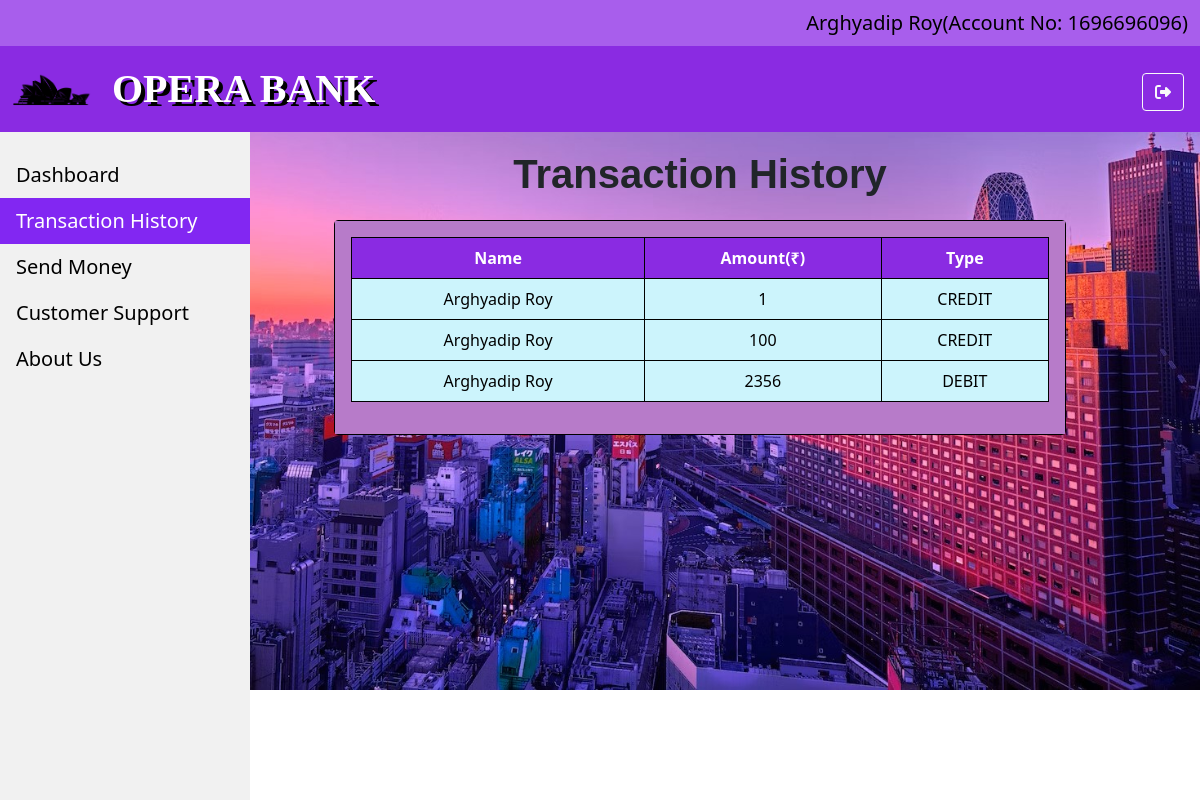
Screenshot of /transactionhistory.php (signed in) with the database file from the repository.
### tables this page shows
CREATE TABLE `users` (
  `email` varchar(100) NOT NULL,
  `password` varchar(15) NOT NULL,
  `accountno` bigint(10) NOT NULL,
  `name` varchar(20) NOT NULL,
  `uid` varchar(20) NOT NULL,
  `gender` text NOT NULL,
  `phnno` bigint(10) NOT NULL,
  `address` varchar(1000) NOT NULL,
  `dob` date NOT NULL,
  `balance` bigint(10) NOT NULL DEFAULT 0
);

CREATE TABLE `history` (
  `id` bigint(10) NOT NULL,
  `accountno` bigint(10) NOT NULL,
  `name` varchar(30) NOT NULL,
  `amount` bigint(10) NOT NULL,
  `type` varchar(6) NOT NULL
);

### transactionhistory.php (the view, shortened to what this page needs)
<?php
$conn = new mysqli("localhost", "root", "", "bank");
$email = $_SESSION['email'];
$result = $conn->query("select * from users where email='$email'");
$data1 = $result->fetch_assoc();
$result1 = $conn->query("select * from history where accountno = '$data1[accountno]' order by id desc");
$current_page = "transactionhistory";
?>
<!DOCTYPE html>
<html lang="en">
<head>
    <link href="https://cdn.jsdelivr.net/npm/bootstrap@5.0.1/dist/css/bootstrap.min.css" rel="stylesheet">
</head>
<body>
<body style="background: url(images/photo-1608501078713-8e445a709b39.jpg);background-size: 100%; background-repeat:no-repeat; ">
<div class="horizontal-navbar">
<nav class="navbar navbar-expand-lg navbar-light " style="background-color: rgb(168, 94, 236);">
        <div class="container-fluid">
            <div class="collapse navbar-collapse" id="navbarSupportedContent">
                <ul class="navbar-nav ms-auto" style="flex-direction: column;align-items:flex-start">
                    <li class="nav-item">
                        <p style="font-size: 20px;margin: 0 0;color: black;text-transform:capitalize"><?php echo $data1['name']; ?>(Account No:
                    <?php echo $data1['accountno']; ?>)</p>
                    </li></ul>
            </div>
        </div>
    </nav>
    <nav class="navbar navbar-expand-lg navbar-light" style="background-color: blueviolet;">
        <div class="container-fluid">
            <img src="images/pngegg.png" style="height: 100%; width: 10vh; margin-right: 20px;">
            <a class="navbar-brand" href="" style="font-size: 40px; font-family: Pussycat, Algerian, Broadway; font-weight: bolder; color: white; text-shadow: 4px 4px black">OPERA BANK</a>
            <div class="collapse navbar-collapse" id="navbarSupportedContent">
                <ul class="navbar-nav ms-auto">
                    <form class="form-inline my-2 my-lg-0">
                        <a href="logout.php" data-toggle="tooltip" title="Logout" class="btn btn-outline-light mx-1" style="margin-top: 5px;"><i class="fa-solid fa-right-from-bracket"></i></a>
                    </form>
                </ul>
            </div>
        </div>
    </nav></div><br><br><br><br><br>
    <div id="sidebar" style="margin-top: 132px;">
    <a href="userdetails1.php" <?php if ($current_page === "dashboard") echo 'class="active"'; ?>>Dashboard</a>
    <a href="transactionhistory.php" <?php if ($current_page === "transactionhistory") echo 'class="active"'; ?>>Transaction History</a>
    <a href="sendmoney.php" <?php if ($current_page === "sendmoney") echo 'class="active"'; ?>>Send Money</a>
    <a href="helpcard.php" <?php if ($current_page === "helpcard") echo 'class="active"'; ?>>Customer Support</a>
    <a href="aboutus.php" <?php if ($current_page === "aboutus") echo 'class="active"'; ?>>About Us</a>
</div><br>
      <div style="text-align: center;margin-left:200px"><p class="text-center" style="font-size: 40px; font-family:Arial, Helvetica, sans-serif;font-weight:bolder;text-align:center">Transaction History</p>
      <div class="container">
        <div class="card w-75 mx-auto"style="border: 1px solid black;">
          <div class="card-body" style="background-color: #b77bc9;color: white;">
            <table class="table table-hover" style="border: 1px solid black;color: white;">
              <thead style="background-color: blueviolet;">
                <tr>
                  <th scope="col" style="text-align: center;border: 1px solid black">Name</th>
                  <th scope="col" style="text-align: center;border: 1px solid black">Amount(₹)</th>
                  <th scope="col" style="text-align: center;border: 1px solid black">Type</th>
                </tr>
              </thead>
              <tbody style="border: 1px solid black;background-color:#ccf4fc;color:black">
                  <?php
                  if($result1->num_rows>0){
                    while($data = $result1->fetch_assoc()){
                      echo "<tr><td>$data[name]</td>";
                      echo "<td>$data[amount]</td>";
                      echo "<td>$data[type]</td></tr>";
                    }
                  }
                  ?>
              </tbody>
            </table>
          </div>
    </div></div></div>
</body>
</html>

### transactionhistory.php (style rules this page uses)
table, th, td, tr { border: 1px solid black; }
.horizontal-navbar { position: fixed; top: 0; width: 100%; z-index: 1; }
#sidebar { position: fixed; top: 0px; left: 0; height: 100%; width: 250px; background-color: #f1f1f1; padding-top: 20px; overflow-y: auto; }
#sidebar a { padding: 8px 16px; text-decoration: none; font-size: 20px; color: black; display: block; }
#sidebar a.active { background-color: #8227f2; color: white; }

### rows the page displays
users: name "Arghyadip Roy", accountno "1696696096"
history: name "Arghyadip Roy", amount "1", type "CREDIT"
history: name "Arghyadip Roy", amount "100", type "CREDIT"
history: name "Arghyadip Roy", amount "2356", type "DEBIT"
